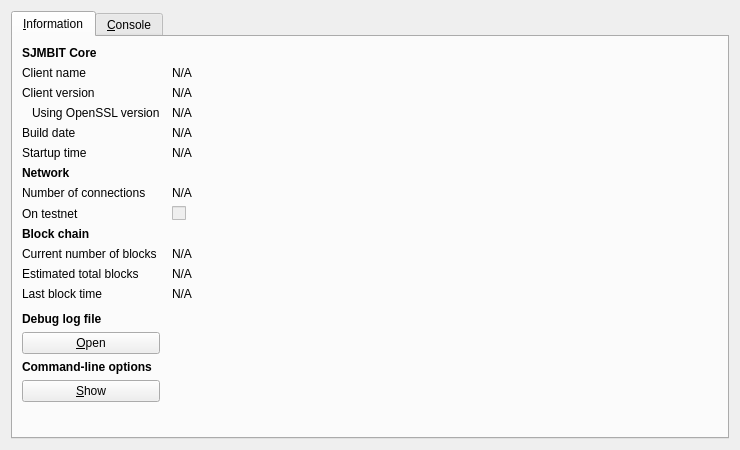
<?xml version="1.0" encoding="UTF-8"?>
<ui version="4.0">
 <class>RPCConsole</class>
 <widget class="QDialog" name="RPCConsole">
  <property name="geometry">
   <rect>
    <x>0</x>
    <y>0</y>
    <width>740</width>
    <height>450</height>
   </rect>
  </property>
  <property name="windowTitle">
   <string>SJMBIT - Debug window</string>
  </property>
  <layout class="QVBoxLayout" name="verticalLayout_2">
   <item>
    <widget class="QTabWidget" name="tabWidget">
     <property name="currentIndex">
      <number>0</number>
     </property>
     <widget class="QWidget" name="tab_info">
      <attribute name="title">
       <string>&amp;Information</string>
      </attribute>
      <layout class="QGridLayout" name="gridLayout" columnstretch="0,1">
       <property name="horizontalSpacing">
        <number>12</number>
       </property>
       <item row="0" column="0">
        <widget class="QLabel" name="label_9">
         <property name="font">
          <font>
           <weight>75</weight>
           <bold>true</bold>
          </font>
         </property>
         <property name="text">
          <string>SJMBIT Core</string>
         </property>
        </widget>
       </item>
       <item row="1" column="0">
        <widget class="QLabel" name="label_5">
         <property name="text">
          <string>Client name</string>
         </property>
        </widget>
       </item>
       <item row="1" column="1">
        <widget class="QLabel" name="clientName">
         <property name="cursor">
          <cursorShape>IBeamCursor</cursorShape>
         </property>
         <property name="text">
          <string>N/A</string>
         </property>
         <property name="textFormat">
          <enum>Qt::PlainText</enum>
         </property>
         <property name="textInteractionFlags">
          <set>Qt::LinksAccessibleByMouse|Qt::TextSelectableByKeyboard|Qt::TextSelectableByMouse</set>
         </property>
        </widget>
       </item>
       <item row="2" column="0">
        <widget class="QLabel" name="label_6">
         <property name="text">
          <string>Client version</string>
         </property>
        </widget>
       </item>
       <item row="2" column="1">
        <widget class="QLabel" name="clientVersion">
         <property name="cursor">
          <cursorShape>IBeamCursor</cursorShape>
         </property>
         <property name="text">
          <string>N/A</string>
         </property>
         <property name="textFormat">
          <enum>Qt::PlainText</enum>
         </property>
         <property name="textInteractionFlags">
          <set>Qt::LinksAccessibleByMouse|Qt::TextSelectableByKeyboard|Qt::TextSelectableByMouse</set>
         </property>
        </widget>
       </item>
       <item row="3" column="0">
        <widget class="QLabel" name="label_14">
         <property name="text">
          <string>Using OpenSSL version</string>
         </property>
         <property name="indent">
          <number>10</number>
         </property>
        </widget>
       </item>
       <item row="3" column="1">
        <widget class="QLabel" name="openSSLVersion">
         <property name="cursor">
          <cursorShape>IBeamCursor</cursorShape>
         </property>
         <property name="text">
          <string>N/A</string>
         </property>
         <property name="textFormat">
          <enum>Qt::PlainText</enum>
         </property>
         <property name="textInteractionFlags">
          <set>Qt::LinksAccessibleByMouse|Qt::TextSelectableByKeyboard|Qt::TextSelectableByMouse</set>
         </property>
        </widget>
       </item>
       <item row="4" column="0">
        <widget class="QLabel" name="label_12">
         <property name="text">
          <string>Build date</string>
         </property>
        </widget>
       </item>
       <item row="4" column="1">
        <widget class="QLabel" name="buildDate">
         <property name="cursor">
          <cursorShape>IBeamCursor</cursorShape>
         </property>
         <property name="text">
          <string>N/A</string>
         </property>
         <property name="textFormat">
          <enum>Qt::PlainText</enum>
         </property>
         <property name="textInteractionFlags">
          <set>Qt::LinksAccessibleByMouse|Qt::TextSelectableByKeyboard|Qt::TextSelectableByMouse</set>
         </property>
        </widget>
       </item>
       <item row="5" column="0">
        <widget class="QLabel" name="label_13">
         <property name="text">
          <string>Startup time</string>
         </property>
        </widget>
       </item>
       <item row="5" column="1">
        <widget class="QLabel" name="startupTime">
         <property name="cursor">
          <cursorShape>IBeamCursor</cursorShape>
         </property>
         <property name="text">
          <string>N/A</string>
         </property>
         <property name="textFormat">
          <enum>Qt::PlainText</enum>
         </property>
         <property name="textInteractionFlags">
          <set>Qt::LinksAccessibleByMouse|Qt::TextSelectableByKeyboard|Qt::TextSelectableByMouse</set>
         </property>
        </widget>
       </item>
       <item row="6" column="0">
        <widget class="QLabel" name="label_11">
         <property name="font">
          <font>
           <weight>75</weight>
           <bold>true</bold>
          </font>
         </property>
         <property name="text">
          <string>Network</string>
         </property>
        </widget>
       </item>
       <item row="7" column="0">
        <widget class="QLabel" name="label_7">
         <property name="text">
          <string>Number of connections</string>
         </property>
        </widget>
       </item>
       <item row="7" column="1">
        <widget class="QLabel" name="numberOfConnections">
         <property name="cursor">
          <cursorShape>IBeamCursor</cursorShape>
         </property>
         <property name="text">
          <string>N/A</string>
         </property>
         <property name="textFormat">
          <enum>Qt::PlainText</enum>
         </property>
         <property name="textInteractionFlags">
          <set>Qt::LinksAccessibleByMouse|Qt::TextSelectableByKeyboard|Qt::TextSelectableByMouse</set>
         </property>
        </widget>
       </item>
       <item row="8" column="0">
        <widget class="QLabel" name="label_8">
         <property name="text">
          <string>On testnet</string>
         </property>
        </widget>
       </item>
       <item row="8" column="1">
        <widget class="QCheckBox" name="isTestNet">
         <property name="enabled">
          <bool>false</bool>
         </property>
         <property name="text">
          <string/>
         </property>
        </widget>
       </item>
       <item row="9" column="0">
        <widget class="QLabel" name="label_10">
         <property name="font">
          <font>
           <weight>75</weight>
           <bold>true</bold>
          </font>
         </property>
         <property name="text">
          <string>Block chain</string>
         </property>
        </widget>
       </item>
       <item row="10" column="0">
        <widget class="QLabel" name="label_3">
         <property name="text">
          <string>Current number of blocks</string>
         </property>
        </widget>
       </item>
       <item row="10" column="1">
        <widget class="QLabel" name="numberOfBlocks">
         <property name="cursor">
          <cursorShape>IBeamCursor</cursorShape>
         </property>
         <property name="text">
          <string>N/A</string>
         </property>
         <property name="textFormat">
          <enum>Qt::PlainText</enum>
         </property>
         <property name="textInteractionFlags">
          <set>Qt::LinksAccessibleByMouse|Qt::TextSelectableByKeyboard|Qt::TextSelectableByMouse</set>
         </property>
        </widget>
       </item>
       <item row="11" column="0">
        <widget class="QLabel" name="label_4">
         <property name="text">
          <string>Estimated total blocks</string>
         </property>
        </widget>
       </item>
       <item row="11" column="1">
        <widget class="QLabel" name="totalBlocks">
         <property name="cursor">
          <cursorShape>IBeamCursor</cursorShape>
         </property>
         <property name="text">
          <string>N/A</string>
         </property>
         <property name="textFormat">
          <enum>Qt::PlainText</enum>
         </property>
         <property name="textInteractionFlags">
          <set>Qt::LinksAccessibleByMouse|Qt::TextSelectableByKeyboard|Qt::TextSelectableByMouse</set>
         </property>
        </widget>
       </item>
       <item row="12" column="0">
        <widget class="QLabel" name="label_2">
         <property name="text">
          <string>Last block time</string>
         </property>
        </widget>
       </item>
       <item row="12" column="1">
        <widget class="QLabel" name="lastBlockTime">
         <property name="cursor">
          <cursorShape>IBeamCursor</cursorShape>
         </property>
         <property name="text">
          <string>N/A</string>
         </property>
         <property name="textFormat">
          <enum>Qt::PlainText</enum>
         </property>
         <property name="textInteractionFlags">
          <set>Qt::LinksAccessibleByMouse|Qt::TextSelectableByKeyboard|Qt::TextSelectableByMouse</set>
         </property>
        </widget>
       </item>
       <item row="13" column="0">
        <spacer name="verticalSpacer_2">
         <property name="orientation">
          <enum>Qt::Vertical</enum>
         </property>
         <property name="sizeHint" stdset="0">
          <size>
           <width>20</width>
           <height>20</height>
          </size>
         </property>
        </spacer>
       </item>
       <item row="14" column="0">
        <widget class="QLabel" name="labelDebugLogfile">
         <property name="font">
          <font>
           <weight>75</weight>
           <bold>true</bold>
          </font>
         </property>
         <property name="text">
          <string>Debug log file</string>
         </property>
        </widget>
       </item>
       <item row="15" column="0">
        <widget class="QPushButton" name="openDebugLogfileButton">
         <property name="toolTip">
          <string>Open the SJMBIT debug log file from the current data directory. This can take a few seconds for large log files.</string>
         </property>
         <property name="text">
          <string>&amp;Open</string>
         </property>
         <property name="autoDefault">
          <bool>false</bool>
         </property>
        </widget>
       </item>
       <item row="16" column="0">
        <widget class="QLabel" name="labelCLOptions">
         <property name="font">
          <font>
           <weight>75</weight>
           <bold>true</bold>
          </font>
         </property>
         <property name="text">
          <string>Command-line options</string>
         </property>
        </widget>
       </item>
       <item row="17" column="0">
        <widget class="QPushButton" name="showCLOptionsButton">
         <property name="toolTip">
          <string>Show the SJMBIT-Qt help message to get a list with possible SJMBIT command-line options.</string>
         </property>
         <property name="text">
          <string>&amp;Show</string>
         </property>
         <property name="autoDefault">
          <bool>false</bool>
         </property>
        </widget>
       </item>
       <item row="18" column="0">
        <spacer name="verticalSpacer">
         <property name="orientation">
          <enum>Qt::Vertical</enum>
         </property>
         <property name="sizeHint" stdset="0">
          <size>
           <width>20</width>
           <height>40</height>
          </size>
         </property>
        </spacer>
       </item>
      </layout>
     </widget>
     <widget class="QWidget" name="tab_console">
      <attribute name="title">
       <string>&amp;Console</string>
      </attribute>
      <layout class="QVBoxLayout" name="verticalLayout_3">
       <property name="spacing">
        <number>3</number>
       </property>
       <item>
        <widget class="QTextEdit" name="messagesWidget">
         <property name="minimumSize">
          <size>
           <width>0</width>
           <height>100</height>
          </size>
         </property>
         <property name="readOnly">
          <bool>true</bool>
         </property>
         <property name="tabKeyNavigation" stdset="0">
          <bool>false</bool>
         </property>
         <property name="columnCount" stdset="0">
          <number>2</number>
         </property>
        </widget>
       </item>
       <item>
        <layout class="QHBoxLayout" name="horizontalLayout">
         <property name="spacing">
          <number>3</number>
         </property>
         <item>
          <widget class="QLabel" name="label">
           <property name="text">
            <string notr="true">&gt;</string>
           </property>
          </widget>
         </item>
         <item>
          <widget class="QLineEdit" name="lineEdit"/>
         </item>
         <item>
          <widget class="QPushButton" name="clearButton">
           <property name="maximumSize">
            <size>
             <width>24</width>
             <height>24</height>
            </size>
           </property>
           <property name="toolTip">
            <string>Clear console</string>
           </property>
           <property name="text">
            <string/>
           </property>
           <property name="icon">
            <iconset resource="../bitcoin.qrc">
             <normaloff>:/icons/remove</normaloff>:/icons/remove</iconset>
           </property>
           <property name="shortcut">
            <string notr="true">Ctrl+L</string>
           </property>
           <property name="autoDefault">
            <bool>false</bool>
           </property>
          </widget>
         </item>
        </layout>
       </item>
      </layout>
     </widget>
    </widget>
   </item>
  </layout>
 </widget>
 <resources>
  <include location="../bitcoin.qrc"/>
 </resources>
 <connections/>
</ui>
